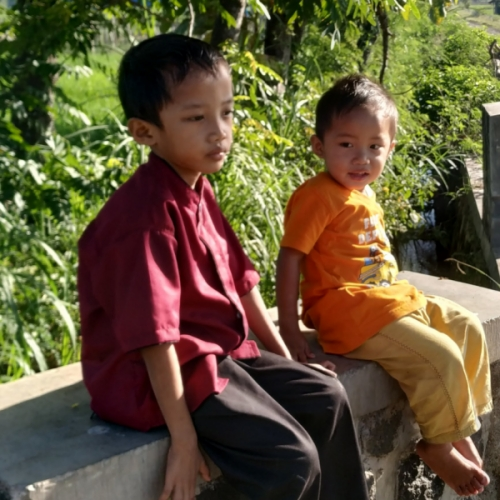
#> input picture images/sample.jpg, 500 x 500 px
$ python gamma_transform.py
#> lines starting #> are read from the running program, lines starting #| are printed output that depends on the picture
### helpers.py
import numpy as np
import cv2

def correct_gamma(image, gamma):
    pwr = 1.0 / gamma
    table = np.array([
        ((i / 255.0) ** pwr) * 255
        for i in np.arange(0, 256)
    ]).astype("uint8")
    return cv2.LUT(image, table)

### gamma_transform.py
import cv2
import matplotlib.pyplot as plt
from helpers import correct_gamma

img = cv2.imread('images/sample.jpg')
#> img is the input picture: shape (500, 500, 3); mean B, G, R 55.8, 85.3, 98.2
image = cv2.cvtColor(img, cv2.COLOR_BGR2GRAY)
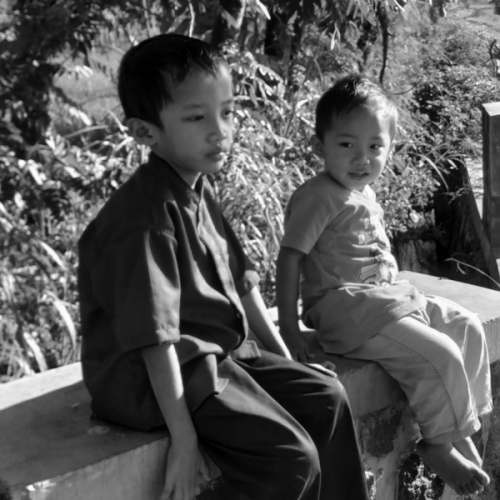
#> image: shape (500, 500); min 0, max 253, mean 85.8

gr1 = correct_gamma(image, 1.5)
#> in correct_gamma, `return cv2.LUT(image, table)`:
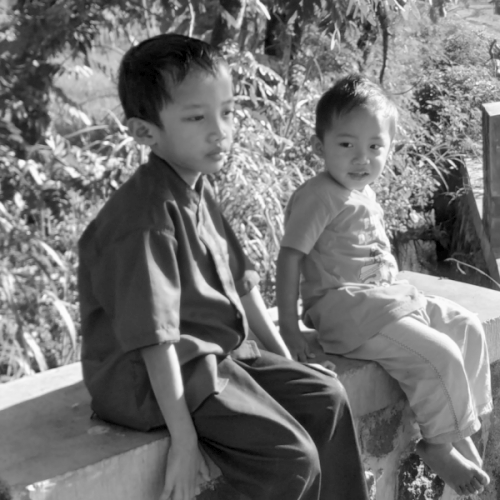
#> returned value: shape (500, 500); min 0, max 253, mean 115.4
gr2 = correct_gamma(image, 1.75)
gr3 = correct_gamma(image, 2.0)
#> call 3 of correct_gamma, with gamma = 2
#> in correct_gamma (call 3), `return cv2.LUT(image, table)`:
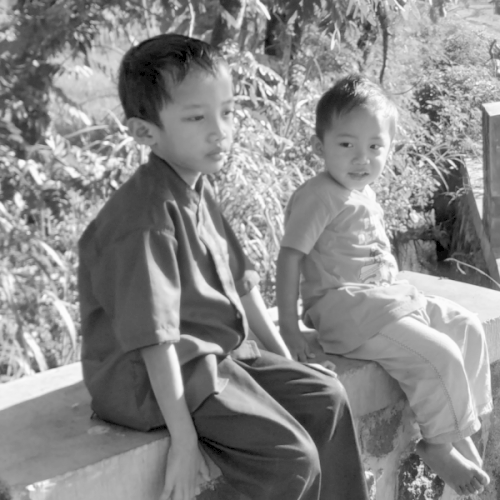
#> returned value: shape (500, 500); min 0, max 253, mean 136.9

gr4 = correct_gamma(image, 0.75)
#> call 4 of correct_gamma, with gamma = 0.75
#> in correct_gamma (call 4), `return cv2.LUT(image, table)`:
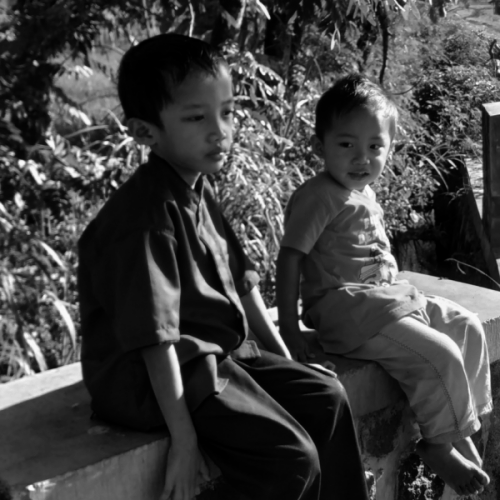
#> returned value: shape (500, 500); min 0, max 252, mean 65.8
gr5 = correct_gamma(image, 0.5)
#> in correct_gamma (call 5), `return cv2.LUT(image, table)`:
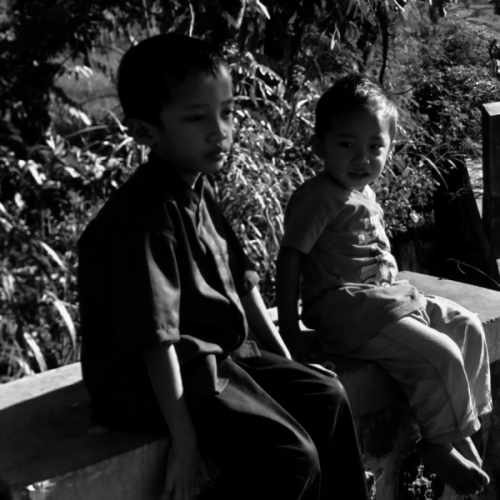
#> returned value: shape (500, 500); min 0, max 251, mean 43.1
gr6 = correct_gamma(image, 0.25)
#> in correct_gamma (call 6), `return cv2.LUT(image, table)`:
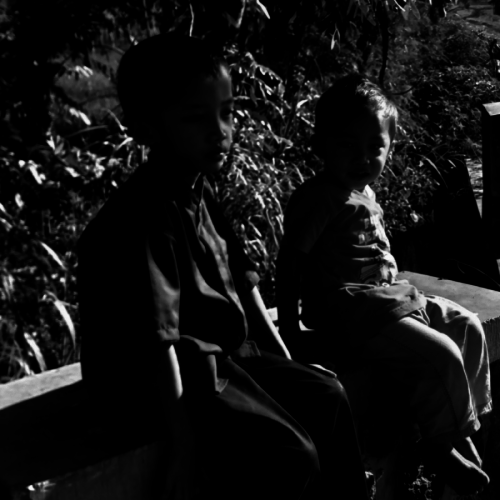
#> returned value: shape (500, 500); min 0, max 247, mean 18.5

f = plt.figure()
f.add_subplot(2,4, 1).title.set_text('Original Image')
plt.imshow(image)
f.add_subplot(2,4, 2).title.set_text('Gamma Corrected with γ='+str(1.5))
plt.imshow(gr1)
f.add_subplot(2,4, 3).title.set_text('Gamma Corrected with γ='+str(1.75))
plt.imshow(gr2)
f.add_subplot(2,4, 4).title.set_text('Gamma Corrected with γ='+str(2.0))
plt.imshow(gr3)

f.add_subplot(2,4, 5).title.set_text('Gamma Corrected with γ='+str(0.75))
plt.imshow(gr4)
f.add_subplot(2,4, 6).title.set_text('Gamma Corrected with γ='+str(0.5))
plt.imshow(gr5)
f.add_subplot(2,4, 7).title.set_text('Gamma Corrected with γ='+str(0.25))
plt.imshow(gr6)

plt.show(block=True)

cv2.waitKey(0)
cv2.destroyAllWindows()

$ run again, with images/clahe_1.jpg copied over images/sample.jpg
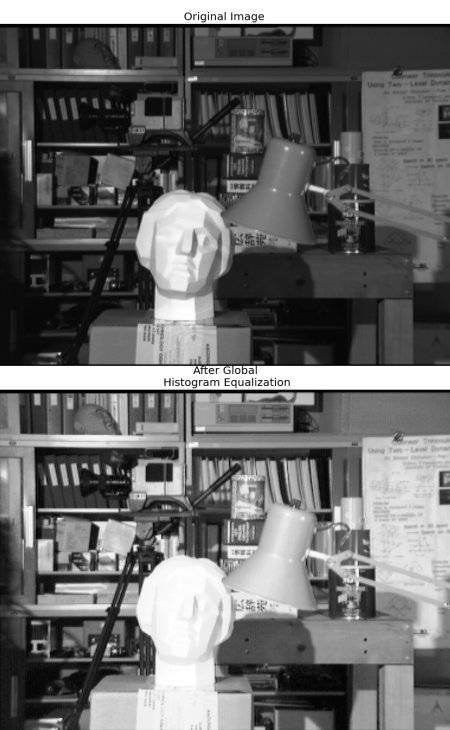
#> input picture images/clahe_1.jpg, 450 x 730 px
#> img is the input picture: shape (730, 450, 3); min 0, max 255, mean 107.8
#> in correct_gamma (call 5), `return cv2.LUT(image, table)`:
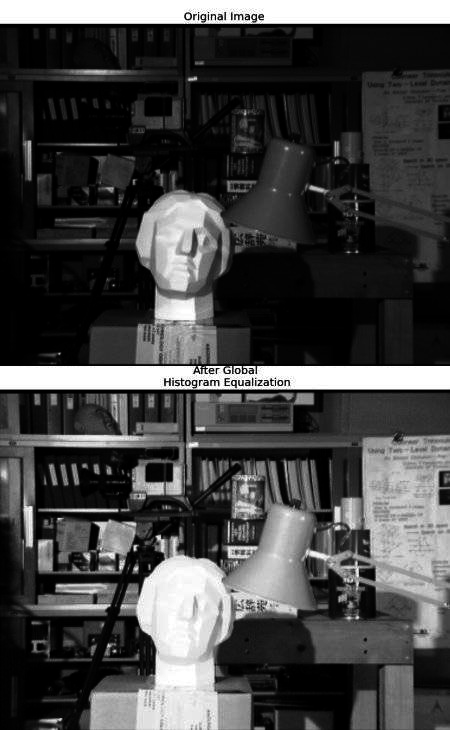
#> returned value: shape (730, 450); min 0, max 255, mean 68.6
#> in correct_gamma (call 6), `return cv2.LUT(image, table)`:
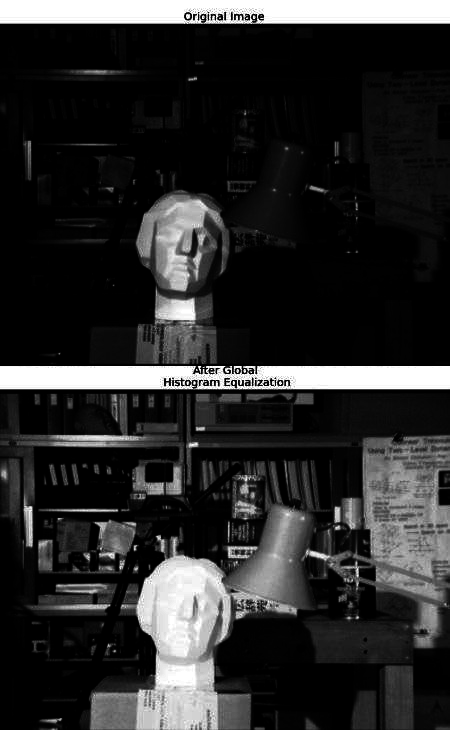
#> returned value: shape (730, 450); min 0, max 255, mean 43.7

$ run again, with images/crossword.jpg copied over images/sample.jpg
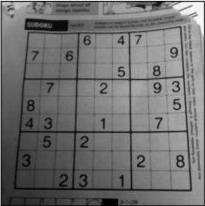
#> input picture images/crossword.jpg, 205 x 206 px
#> img is the input picture: shape (206, 205, 3); min 0, max 255, mean 111.6
#> in correct_gamma (call 5), `return cv2.LUT(image, table)`:
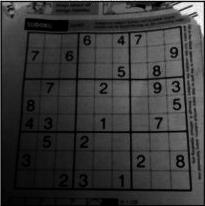
#> returned value: shape (206, 205); min 0, max 255, mean 55.1
#> in correct_gamma (call 6), `return cv2.LUT(image, table)`:
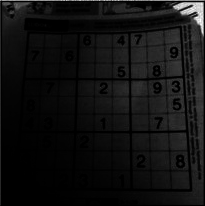
#> returned value: shape (206, 205); min 0, max 255, mean 17
